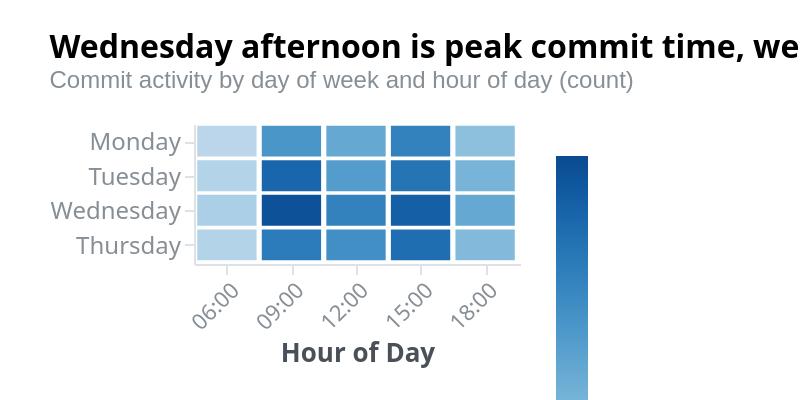

Source (Vega-Lite JSON):
### Vega specification from a JSON file in a GitHub repository (floating-point values rounded to 4 significant figures)
{"_metadata": {"customization": ["Replace 'values' array with your matrix data", "Change field names in scales and marks to match your data", "Adjust the color scale domain to match your data range", "Update the day sort order in the y scale domain", "Modify title and description for your context"], "dataFormat": "Array of objects with 'day' (ordinal row), 'hour' (ordinal column), and 'value' (quantitative intensity) fields. One object per cell in the matrix."}, "$schema": "https://vega.github.io/schema/vega/v6.json", "autosize": {"contains": "padding", "type": "fit"}, "axes": [{"domainColor": "#dee2e6", "labelAlign": "right", "labelAngle": -45, "labelColor": "#868e96", "labelFontSize": 11, "orient": "bottom", "scale": "x", "tickColor": "#dee2e6", "title": "Hour of Day", "titleColor": "#495057", "titleFontSize": 13}, {"domainColor": "#dee2e6", "labelColor": "#868e96", "labelFontSize": 12, "orient": "left", "scale": "y", "tickColor": "#dee2e6"}], "config": {"aria": true, "axis": {"labelFont": "system-ui, -apple-system, sans-serif", "titleFont": "system-ui, -apple-system, sans-serif"}, "title": {"font": "system-ui, -apple-system, sans-serif"}}, "data": [{"name": "source", "values": [{"day": "Monday", "hour": "06:00", "value": 3}, {"day": "Monday", "hour": "09:00", "value": 15}, {"day": "Monday", "hour": "12:00", "value": 12}, {"day": "Monday", "hour": "15:00", "value": 18}, {"day": "Monday", "hour": "18:00", "value": 8}, {"day": "Tuesday", "hour": "06:00", "value": 4}, {"day": "Tuesday", "hour": "09:00", "value": 22}, {"day": "Tuesday", "hour": "12:00", "value": 14}, {"day": "Tuesday", "hour": "15:00", "value": 20}, {"day": "Tuesday", "hour": "18:00", "value": 10}, {"day": "Wednesday", "hour": "06:00", "value": 5}, {"day": "Wednesday", "hour": "09:00", "value": 25}, {"day": "Wednesday", "hour": "12:00", "value": 18}, {"day": "Wednesday", "hour": "15:00", "value": 23}, {"day": "Wednesday", "hour": "18:00", "value": 12}, {"day": "Thursday", "hour": "06:00", "value": 4}, {"day": "Thursday", "hour": "09:00", "value": 19}, {"day": "Thursday", "hour": "12:00", "value": 16}, {"day": "Thursday", "hour": "15:00", "value": 21}, {"day": "Thursday", "hour": "18:00", "value": 9}]}], "description": "Heatmap showing commit activity across days of week and time of day. Peak activity on Wednesday at 09:00. Weekday afternoons consistently higher than mornings and evenings.", "height": 200, "legends": [{"encode": {"labels": {"update": {"fill": "#868e96", "fontSize": 11}}, "title": {"update": {"fill": "#495057", "fontSize": 12}}}, "fill": "color", "orient": "right", "title": "Commits"}], "marks": [{"encode": {"enter": {"tooltip": {"signal": "{'Day': datum.day, 'Hour': datum.hour, 'Commits': datum.value}"}}, "update": {"cornerRadius": 2, "fill": {"field": "value", "scale": "color"}, "height": {"band": 1, "offset": -1, "scale": "y"}, "opacity": [{"test": "hovered === null || hovered.day === datum.day", "value": 1}, {"value": 0.4}], "width": {"band": 1, "offset": -1, "scale": "x"}, "x": {"field": "hour", "scale": "x"}, "y": {"field": "day", "scale": "y"}}}, "from": {"data": "source"}, "type": "rect"}], "padding": {"bottom": 16, "left": 24, "right": 24, "top": 16}, "scales": [{"domain": {"data": "source", "field": "hour", "sort": true}, "name": "x", "padding": 0.05, "range": "width", "type": "band"}, {"domain": {"data": "source", "field": "day", "sort": {"field": "day", "order": "ascending"}}, "name": "y", "padding": 0.05, "range": "height", "type": "band"}, {"domain": {"data": "source", "field": "value"}, "name": "color", "nice": true, "range": {"scheme": "blues"}, "type": "sequential", "zero": true}], "signals": [{"name": "hovered", "on": [{"events": "rect:pointerover", "update": "datum"}, {"events": "rect:pointerout", "update": "null"}], "value": null}], "title": {"anchor": "start", "fontSize": 16, "offset": 16, "subtitle": "Commit activity by day of week and hour of day (count)", "subtitleColor": "#868e96", "subtitleFontSize": 12, "text": "Wednesday afternoon is peak commit time, weekday mornings start slow"}, "width": 400}
